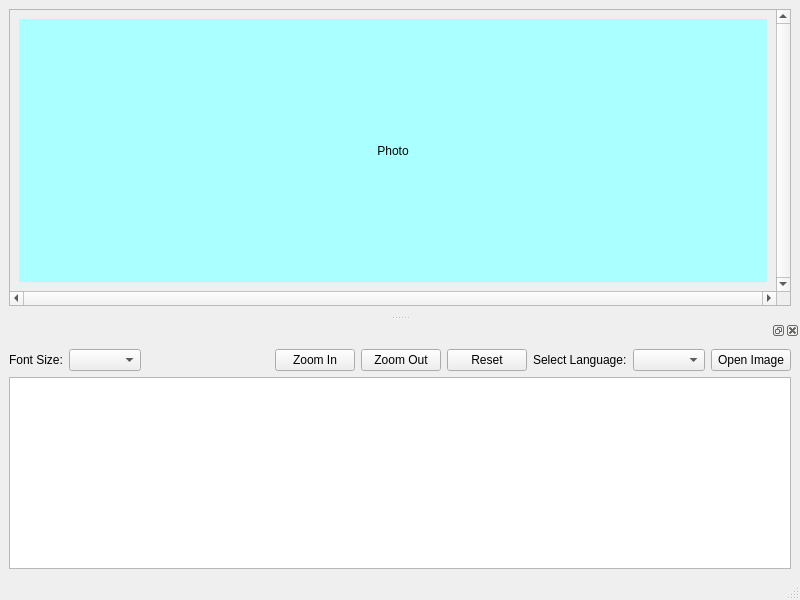
<?xml version="1.0" encoding="UTF-8"?>
<ui version="4.0">
 <class>MainWindow</class>
 <widget class="QMainWindow" name="MainWindow">
  <property name="geometry">
   <rect>
    <x>0</x>
    <y>0</y>
    <width>800</width>
    <height>600</height>
   </rect>
  </property>
  <property name="windowTitle">
   <string>Riz_Conv</string>
  </property>
  <widget class="QWidget" name="centralwidget">
   <layout class="QGridLayout" name="gridLayout_3">
    <item row="0" column="0">
     <widget class="QScrollArea" name="scrollArea">
      <property name="verticalScrollBarPolicy">
       <enum>Qt::ScrollBarAlwaysOn</enum>
      </property>
      <property name="horizontalScrollBarPolicy">
       <enum>Qt::ScrollBarAlwaysOn</enum>
      </property>
      <property name="widgetResizable">
       <bool>true</bool>
      </property>
      <widget class="QWidget" name="scrollAreaWidgetContents">
       <property name="geometry">
        <rect>
         <x>0</x>
         <y>0</y>
         <width>773</width>
         <height>306</height>
        </rect>
       </property>
       <layout class="QGridLayout" name="gridLayout">
        <item row="0" column="0">
         <widget class="QLabel" name="label_2">
          <property name="styleSheet">
           <string notr="true">background-color: rgb(170, 255, 255);</string>
          </property>
          <property name="text">
           <string>Photo</string>
          </property>
          <property name="alignment">
           <set>Qt::AlignCenter</set>
          </property>
         </widget>
        </item>
       </layout>
      </widget>
     </widget>
    </item>
   </layout>
  </widget>
  <widget class="QStatusBar" name="statusbar"/>
  <widget class="QDockWidget" name="dockWidget">
   <attribute name="dockWidgetArea">
    <number>8</number>
   </attribute>
   <widget class="QWidget" name="dockWidgetContents_2">
    <layout class="QGridLayout" name="gridLayout_2">
     <item row="1" column="0">
      <widget class="QTextEdit" name="textEdit"/>
     </item>
     <item row="0" column="0">
      <layout class="QHBoxLayout" name="horizontalLayout">
       <item>
        <widget class="QLabel" name="label_3">
         <property name="text">
          <string>Font Size:</string>
         </property>
        </widget>
       </item>
       <item>
        <widget class="QComboBox" name="comboBox_2"/>
       </item>
       <item>
        <spacer name="horizontalSpacer">
         <property name="orientation">
          <enum>Qt::Horizontal</enum>
         </property>
         <property name="sizeHint" stdset="0">
          <size>
           <width>40</width>
           <height>20</height>
          </size>
         </property>
        </spacer>
       </item>
       <item>
        <widget class="QPushButton" name="pushButton_4">
         <property name="text">
          <string>Zoom In</string>
         </property>
        </widget>
       </item>
       <item>
        <widget class="QPushButton" name="pushButton_3">
         <property name="text">
          <string>Zoom Out</string>
         </property>
        </widget>
       </item>
       <item>
        <widget class="QPushButton" name="pushButton_2">
         <property name="text">
          <string>Reset</string>
         </property>
        </widget>
       </item>
       <item>
        <widget class="QLabel" name="label">
         <property name="text">
          <string>Select Language:</string>
         </property>
        </widget>
       </item>
       <item>
        <widget class="QComboBox" name="comboBox"/>
       </item>
       <item>
        <widget class="QPushButton" name="pushButton">
         <property name="text">
          <string>Open Image</string>
         </property>
        </widget>
       </item>
      </layout>
     </item>
    </layout>
   </widget>
  </widget>
 </widget>
 <resources/>
 <connections/>
</ui>
